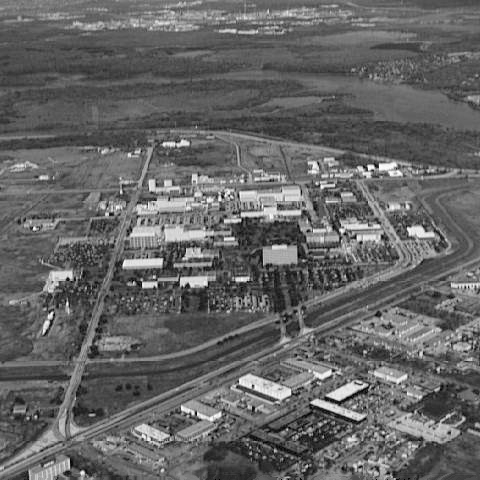
#> input picture HW3_1/Questions/aerial_view.tif, 480 x 480 px, found by its file name
$ python HW3_1_2.py
#> lines starting #> are read from the running program, lines starting #| are printed output that depends on the picture
#> in main, img is the input picture: PIL image 480x480 L; min 0, max 254, mean 101.2
from PIL import Image
import numpy as np
import cv2
import matplotlib.pyplot as plt

def show_histogram(image):

    cv2_image = np.array(image)

    print(cv2_image.shape)
#| (480, 480)
    img_len = len(cv2_image)
#> img_len = 480
    pixel_count = 0
    y = 0
    arr = []
    hist,bins = np.histogram(cv2_image, bins=256, range=(0, 256))
#> hist = 256 values, max 3749 at index 83, min 0 at index 1, mean 900; bins = 257 values from 0 to 256
    image_equi = histogram_equi(cv2_image)
#> in histogram_equi, `image_equi = cv2.equalizeHist(image)`:
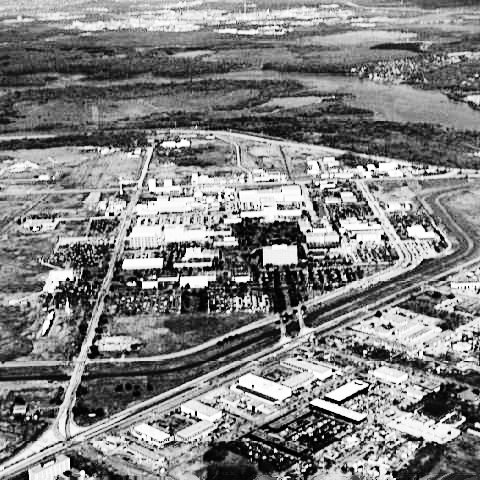
#> image_equi: shape (480, 480); min 0, max 255, mean 128.7
    hist_equi, bins_equi = np.histogram(image_equi, bins=256, range=(0, 256))
#> hist_equi = 256 values, max 3749 at index 88, min 0 at index 13, mean 900; bins_equi = 257 values from 0 to 256
    plt.subplots()
    plt.bar(bins_equi[:-1],hist_equi)
    plt.title('Histogram Equalized')
    plt.xlabel('Intensity')
    plt.ylabel('pixel number')
    plt.show()
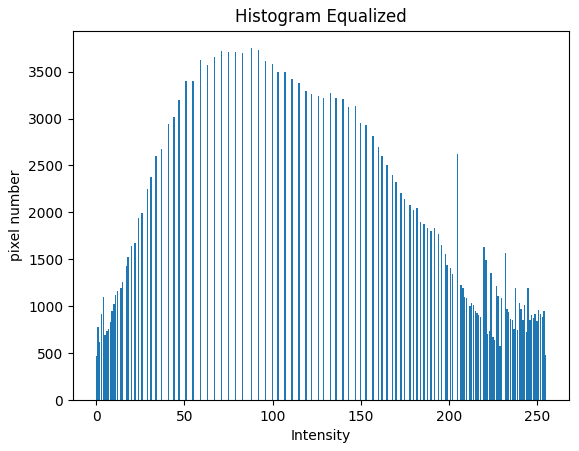
#> figure drawn by matplotlib, 1 panel; tallest bar 3749 high, from x = 87.6 to 88.4
    # cv2.imshow( 'Equalized Image', image_equi)
    # cv2.waitKey(0)
    # cv2.destroyAllWindows()

def histogram_equi(image):
    image_equi = cv2.equalizeHist(image)
    return image_equi

def main():
    path = "aerial_view.tif"
    img = Image.open(path)
    show_histogram(img)

if __name__ == "__main__":
    main()
